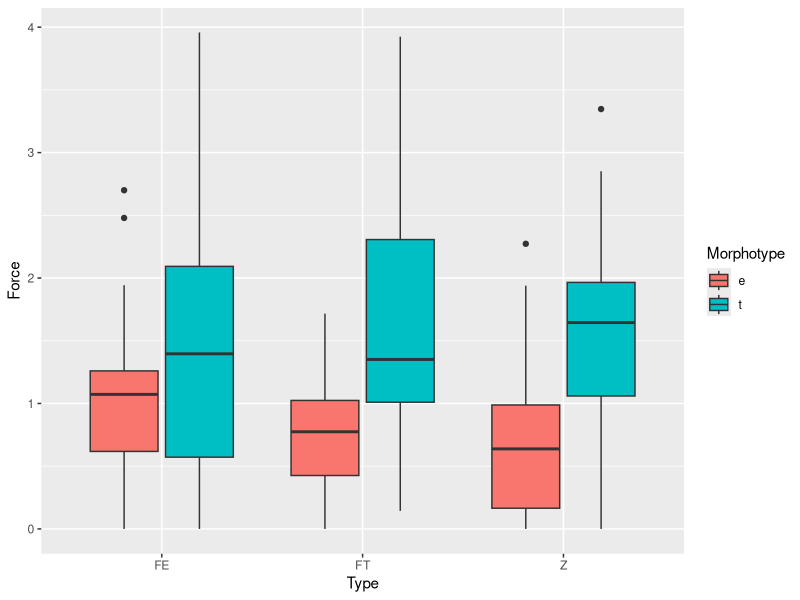

This figure's R source: (Note: this script raises an error after producing the figure.)
library(ggplot2)
library(dplyr)
library(readxl)
library(nlme)


myt <- read_excel("Data/Mytred_2021_byssus_force.xlsx", na = "NA", col_names = T)
str(myt)


nrow(myt)

myt2 <- myt %>% filter( (Label == "r" & Morphotype == "e") | (Label == "l" & Morphotype == "t")) %>% filter(complete.cases(.))

nrow(myt2)

ggplot(myt2, aes(x = Type, y = Force, fill = Morphotype)) + geom_boxplot()


mod <- lme(log(Force+1) ~ Type*Morphotype + Weight, random = ~1|Cage, data = myt2)

plot(mod)

summary(mod)
